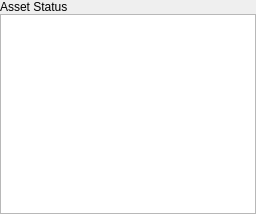
         <widget class="QWidget" name="assetStatusContainer">
          <layout class="QVBoxLayout" name="verticalLayout_4">
           <property name="spacing">
            <number>0</number>
           </property>
           <property name="leftMargin">
            <number>0</number>
           </property>
           <property name="topMargin">
            <number>0</number>
           </property>
           <property name="rightMargin">
            <number>0</number>
           </property>
           <property name="bottomMargin">
            <number>0</number>
           </property>
           <item>
            <widget class="QLabel" name="assetStatusLabel">
             <property name="text">
              <string>Asset Status</string>
             </property>
            </widget>
           </item>
           <item>
            <widget class="AzQtComponents::FilteredSearchWidget" name="jobFilteredSearchWidget" native="true">
             <property name="placeholderText" stdset="0">
              <string>Filter by keyword or regular expression</string>
             </property>
            </widget>
           </item>
           <item>
            <widget class="AzQtComponents::TableView" name="jobTreeView">
             <property name="minimumSize">
              <size>
               <width>0</width>
               <height>200</height>
              </size>
             </property>
             <property name="contextMenuPolicy">
              <enum>Qt::CustomContextMenu</enum>
             </property>
             <property name="lineWidth">
              <number>0</number>
             </property>
            </widget>
           </item>
          </layout>
         </widget>
